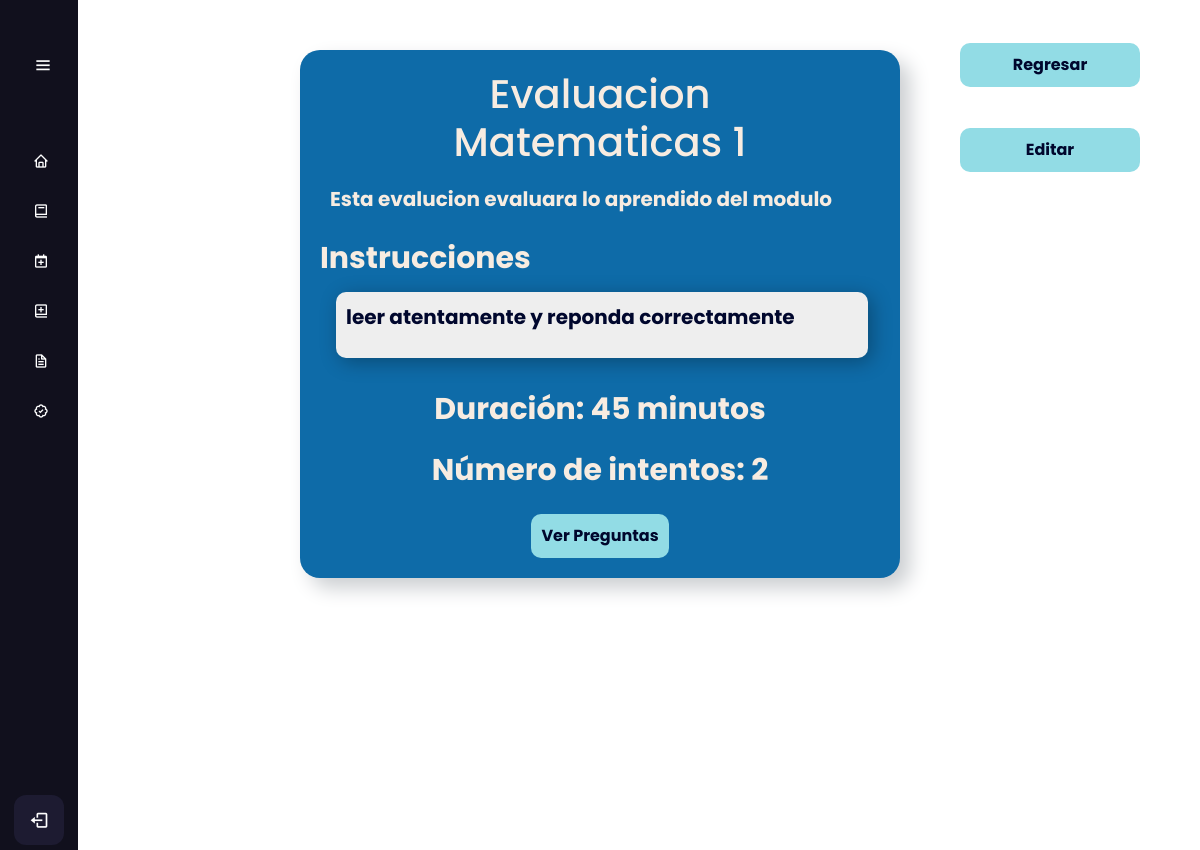
/cursos/ver_evaluacion_detalle/4/, run on an earlier commit of the app's database.
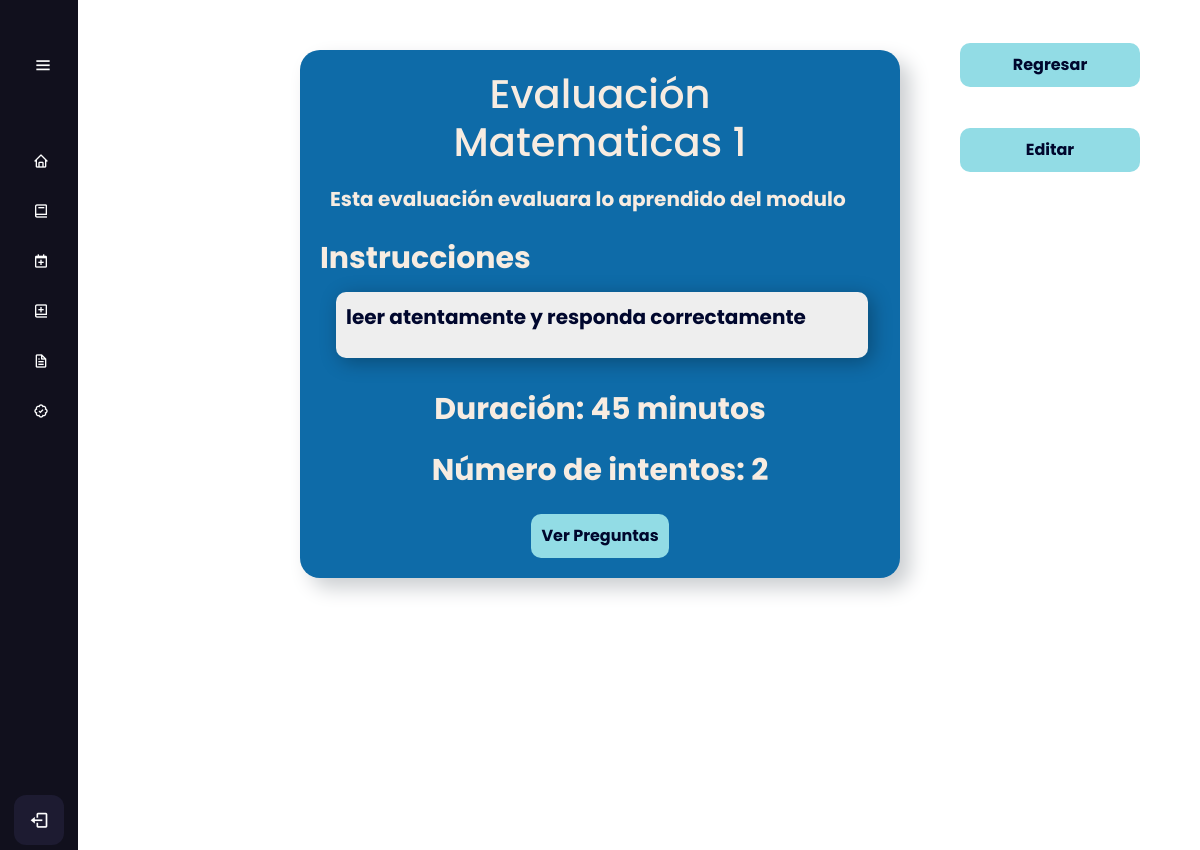
And on a later commit of the database.
### AppCursos/models.py (models this page shows, shortened)
class Evaluaciones(models.Model):
     nombre_evaluacion=models.CharField(max_length=100)
     numero_intentos = models.IntegerField(default=2)
     descripcion_evaluacion = models.CharField(max_length=300, null=True,blank=True)
     instrucciones_evaluacion = models.TextField(max_length=300, null=True,blank=True)
     duracion_evaluacion_admin = models.IntegerField(default=30)
     finalizada = models.BooleanField(default=False)
     id_modulo= models.ForeignKey(Modulos, on_delete=models.CASCADE,null=False)
     class Meta:
          verbose_name_plural = 'Evaluaciones'

### AppCursos/views.py (the view)
# urls.py: path('ver_evaluacion_detalle/<int:evaluacion_id>/',
def ver_evaluacion_detalle(request, evaluacion_id):
    evaluacion = Evaluaciones.objects.get(pk=evaluacion_id)
    return render(request, 'Evaluaciones/Visualizacion/ver_evaluacion_detalle.html', {'evaluacion': evaluacion})

### Templates/Evaluaciones/Visualizacion/ver_evaluacion_detalle.html
{% extends 'Layout/Base.html' %}
{% load static %}
{% block content %}
<link rel="stylesheet" href="{% static 'Css/V_evaluacion.css' %}">
<body>
    <div class="home_content">
        <div class="text">
            <div class="all">
                <div class="tabla">
                    <div class="titulo">
                        <h1>{{ evaluacion.nombre_evaluacion }}</h1>
                    </div>
                    <div class="descripcion">
                        <p>{{ evaluacion.descripcion_evaluacion }}</p>
                    </div>
                    <div class="instrucciones">
                        <h2>Instrucciones</h2>
                        <div class="instrucciones2">
                            <p id="parrafo">{{ evaluacion.instrucciones_evaluacion }}</p>
                        </div>
                    </div>
                    <div class="duracion">
                        <p>Duración: {{ evaluacion.duracion_evaluacion_admin }} minutos</p>
                    </div>
                    <div class="numIntentos">
                        <p>Número de intentos: {{ evaluacion.numero_intentos }}</p>
                    </div>
                    <div class="button">
                        <a href="{% url 'ver_preguntas_detalle' evaluacion_id=evaluacion.id %}">
                            <button type="button" class="start">Ver Preguntas</button>
                        </a>
                    </div>
                </div>
            </div>
        </div>
    </div>
    <a href="{% url 'listar_evaluacion' %}" id="back2">
        <div>
            <button class="back">Regresar</button>
        </div>
    </a>
    <a href="{% url 'editar_evaluacion' evaluacion_id=evaluacion.id %}" id="back2">
        <div>
            <button class="back1">Editar</button>
        </div>
    </a>
</body>
{% endblock %}

### Templates/Layout/Base.html (shortened to what this page needs)
{% load static %}
<!DOCTYPE html>
<html lang="en">
<head>
    <link rel="stylesheet" href="{% static 'Css/Estilo.css' %}">
    <link href='https://unpkg.com/boxicons@2.1.4/css/boxicons.min.css' rel='stylesheet'>
    <link rel="stylesheet" href="https://cdn.jsdelivr.net/npm/bootstrap@5.3.0-alpha3/dist/css/bootstrap.min.css">
</head>
<body>
    {% include 'includes/nav.html' %}
    <main>
        {% block content %}{% endblock %}
    </main>
</body>
</html>

### Templates/includes/nav.html (shortened to what this page needs)
{% load static %}
<div class="sidebar">
    <div class="logo_content">
        <i class='bx bx-menu' id="btn"></i>
    </div>
    <ul class="nav_list">
        <li>
            <a href="{% url 'home' %}">
                <i class='bx bx-home'></i>
            </a>
        </li>
        <li>
            <a href="{% url 'cursos' %}">
                <i class='bx bx-book'></i>
            </a>
        </li>
        <li>
            <a href="{% url 'modulos' %}">
                <i class='bx bx-calendar-plus'></i>
            </a>
        </li>
        <li>
            <a href="{% url 'clase' %}">
                <i class='bx bx-book-add'></i>
            </a>
        </li>
        <li>
            <a href="{% url 'evaluacion' %}">
                <i class='bx bx-file'></i>
            </a>
        </li>
        <li>
            <a href="#">
                <i class='bx bx-badge-check'></i>
            </a>
        </li>
    </ul>
    <div class="profile_content">
        <div class="profile">
            <i class='bx bx-log-out' id="log_out"></i>
        </div>
    </div>
</div>

### static/Css/Estilo.css (style rules this page uses)
* { margin: 0; padding: 0; box-sizing: border-box; font-family: "Poppins", sans-serif; }
body { position: relative; min-height: 100vh; width: 100%; overflow: hidden; }
.sidebar { position: fixed; z-index: 1; top: 0; left: 0; height: 100%; width: 78px; background: #11101d; padding: 6px 14px; transition: all 0.5s ease; }
.sidebar #btn { color: white; position: absolute; left: 55%; top: 6px; top: 40px; font-size: 20px; height: 80px; width: 80px; text-align: center; line-height: 50px; transform: translateX(-50%); }
.sidebar ul i { position: relative; left: -35px; }
.sidebar ul { margin-top:80px; }
.sidebar ul li { position: relative; height: 50px; width: 100%; margin: 0 5px; list-style: none; line-height: 50px; }
.sidebar ul li a { color: white; display: flex; align-items: center; text-decoration: none; transition: all 0.4s ease; border-radius: 12px; white-space: nowrap; }
.sidebar ul li i { height: 50px; min-width: 50px; border-radius: 12px; line-height: 50px; text-align: center; }
.sidebar .profile_content { position: absolute; color: white; bottom: 0; left: 0; width: 100%; }
.sidebar .profile_content .profile { position: relative; padding: 10px 6px; height: 60px; transition: all 0.4s ease; background: none; }
.profile #log_out { position: absolute; bottom: 5px; left: 50%; transform: translateX(-50%); min-width: 50px; line-height: 50px; font-size: 20px; border-radius: 12px; text-align: center; transition: all 0.4s ease; background: #1d1b31; }

### static/Css/V_evaluacion.css (style rules this page uses)
body { overflow-y: auto; height: 100%; margin: 0; padding: 0; }
.all { margin: 0 auto; position: relative; width: 50vw; color: #f7ece1; }
.tabla { background-color: #0E6BA8; padding: 20px; border-radius: 20px; box-shadow: 10px 10px 20px #cbced1, -10px -10px 20px #ffffff; transition: all 0.3s ease; box-sizing: border-box; margin: 50px auto; font-size: 30px; font-weight: bold; display: flex; flex-direction: column; text-align: center; overflow: auto; height: auto; }
.titulo { position: relative; width: 100%; display: flex; justify-content: center; align-items: center; top: -5%; }
.descripcion { position: relative; width: 100%; text-align: left; display: inline-block; padding: 10px; font-size: 20px; text-align: left; overflow: auto; height: auto; }
#parrafo { font-size: 20px; font-weight: bold; color: #00072D; }
.instrucciones, h2 { position: relative; width: 95%; font-size: 30px; display: flex; flex-direction: column; display: block; text-align: left; font-weight: bold; margin: 0; }
.instrucciones2 { background-color: #eeeeee; padding: .5em; height: 24vh; box-shadow: 4px 4px 20px rgba(0, 0, 0, 0.3); border-radius: 10px; margin: 1rem; display: inline-block; padding: 10px; overflow: auto; height: auto; width:100%; }
button { width: auto; padding: 10px; border: none; border-radius: 10px; background-color: #92dce5; color: #00072D; font-size: 16px; font-weight: bold; cursor: pointer; transition: all 0.3s ease; }
.back { position: fixed; top: 5%; right: 5%; width: 15vw; font-size: 16px; font-weight: bold; cursor: pointer; transition: all 0.3s ease; }
.back1 { position: fixed; top: 15%; right: 5%; width: 15vw; font-size: 16px; font-weight: bold; cursor: pointer; transition: all 0.3s ease; }
h1 { width: 35vw; word-wrap:break-word; text-align: center; }

What changed in the data, as far as the page shows it:
changed Evaluaciones: nombre_evaluacion "Evaluacion Matematicas 1" → "Evaluación Matematicas 1"; descripcion_evaluacion "Esta evalucion evaluara lo aprendido del modulo" → "Esta evaluación evaluara lo aprendido del modulo"; instrucciones_evaluacion "leer atentamente y reponda correctamente" → "leer atentamente y responda correctamente"
